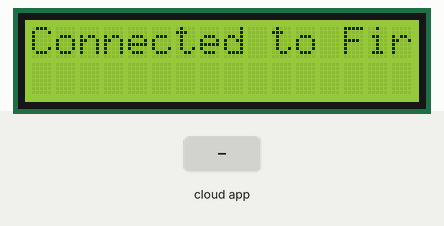
Bench run of a sketch on a simulated ESP8266 (NodeMCU). Parts: 16×2 character LCD. Inputs (shaded band) come from the test bench. WiFi joins after 1.5 s; servers stay silent unless stated; the Firebase database answers and starts empty; what the sketch prints to the serial monitor is not drawn.

Above: at 4.7 s.
4.8 s: the phone or cloud app sets value to 1
At 5.5 s:
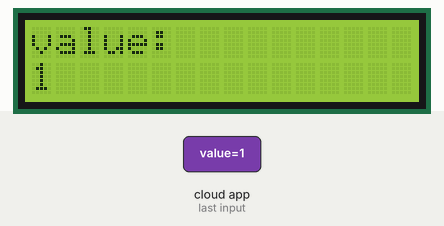
6.3 s: the phone or cloud app sets value to 0
At 7.7 s:
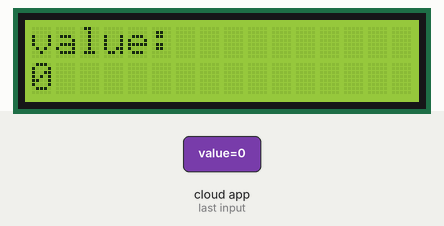
Timing chart, 0 to 9.3 s (numbered marks = the images above; inputs shaded):
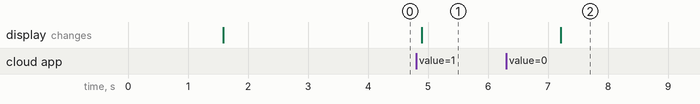

The sketch:

gettingData2LCD.ino
```cpp
#include <ESP8266WiFi.h>
#include <FirebaseESP8266.h>
#include <Wire.h>
#include <LiquidCrystal_I2C.h>

// Your Wi-Fi credentials
#define WIFI_SSID "UbasC"
// #define WIFI_PASSWORD "C@bigonUb#s**2023**" // Use for Wi-Fi password if required

// Your Firebase project credentials
#define FIREBASE_HOST "https://ebided-99644-default-rtdb.asia-southeast1.firebasedatabase.app" // Full URL
#define FIREBASE_AUTH "brJ0IYWr1LLAeaBDiXcNn90vw0zLN0Zwh9dSmnNL" // Firebase secret token

// Firebase objects
FirebaseData firebaseData;
FirebaseAuth auth; // Empty auth object
FirebaseConfig config;

int previousValue = 0;  // To store the previous value from Firebase

// Set up the LCD
LiquidCrystal_I2C lcd(0x27, 16, 2); // 16 columns and 2 rows

void setup() {
  Serial.begin(115200);

  // Start Wi-Fi connection
  Serial.println("Starting Wi-Fi connection...");
  WiFi.begin(WIFI_SSID); // Connect without a password for open networks

  // Wi-Fi connection timeout
  unsigned long startTime = millis();
  while (WiFi.status() != WL_CONNECTED) {
    if (millis() - startTime > 15000) {  // 15-second timeout
      Serial.println("Failed to connect to Wi-Fi.");
      Serial.println("Wi-Fi Status: " + String(WiFi.status()));
      return;  // Exit setup if Wi-Fi fails to connect
    }
    Serial.print(".");
    delay(500);
  }
  Serial.println();
  Serial.print("Connected! IP address: ");
  Serial.println(WiFi.localIP());

  // Initialize the LCD
  lcd.begin();
  lcd.backlight(); // Turn on the backlight

  // Firebase configuration
  config.database_url = FIREBASE_HOST; // Ensure you provide the full URL with https://
  config.signer.tokens.legacy_token = FIREBASE_AUTH; // Use the legacy token (your Firebase secret)

  // Initialize Firebase with config and empty auth object
  Firebase.begin(&config, &auth);
  Firebase.reconnectWiFi(true);

  // Check Firebase connection
  if (!Firebase.ready()) {
    Serial.println("Failed to connect to Firebase.");
    Serial.println(firebaseData.errorReason()); // Print more details on the failure
    return;
  }
  Serial.println("Connected to Firebase");

  // Display initial message on LCD
  lcd.setCursor(0, 0);
  lcd.print("Connected to Firebase");
  delay(2000);  // Wait for 2 seconds to show the message
}

void loop() {
  // Read the value from Firebase
  if (Firebase.getInt(firebaseData, "/test/value")) {
    int currentValue = firebaseData.intData(); // Get the integer value

    // Only print if the value has changed
    if (currentValue != previousValue) {
      Serial.print("Firebase value: ");
      Serial.println(currentValue);

      // Display the value on the LCD
      lcd.clear(); // Clear the screen
      lcd.setCursor(0, 0); // Move cursor to first row
      lcd.print("value: ");  // Display label
      lcd.setCursor(0, 1);  // Move cursor to second row
      lcd.print(currentValue); // Display the value

      previousValue = currentValue;  // Update the previous value
    }
  } else {
    Serial.println("Failed to read value");
    Serial.println(firebaseData.errorReason()); // Print the error reason for the failed read
  }

  delay(1000);  // Delay to reduce the number of reads (adjust this as needed)
}
```

Measured:
- after the input at 4.8 s, the display: changes after 0.10 s (image 1)
- after the input at 6.3 s, the display: changes after 0.91 s (image 2)
